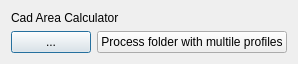
<?xml version="1.0" encoding="UTF-8"?>
<ui version="4.0">
 <class>ProfileCreatorDialogBase</class>
 <widget class="QDialog" name="ProfileCreatorDialogBase">
  <property name="geometry">
   <rect>
    <x>0</x>
    <y>0</y>
    <width>271</width>
    <height>62</height>
   </rect>
  </property>
  <property name="windowTitle">
   <string>MapsIndoors Profile Creator</string>
  </property>
  <layout class="QVBoxLayout" name="verticalLayout">
   <item>
    <widget class="QLabel" name="label">
     <property name="text">
      <string>Cad Area Calculator</string>
     </property>
    </widget>
   </item>
   <item>
    <layout class="QHBoxLayout" name="horizontalLayout_4">
     <item>
      <widget class="QPushButton" name="btnSelectFile">
       <property name="text">
        <string>...</string>
       </property>
      </widget>
     </item>
     <item>
      <widget class="QPushButton" name="btnSelectFolder">
       <property name="text">
        <string>Process folder with multile profiles</string>
       </property>
      </widget>
     </item>
    </layout>
   </item>
  </layout>
 </widget>
 <resources/>
 <connections/>
</ui>
